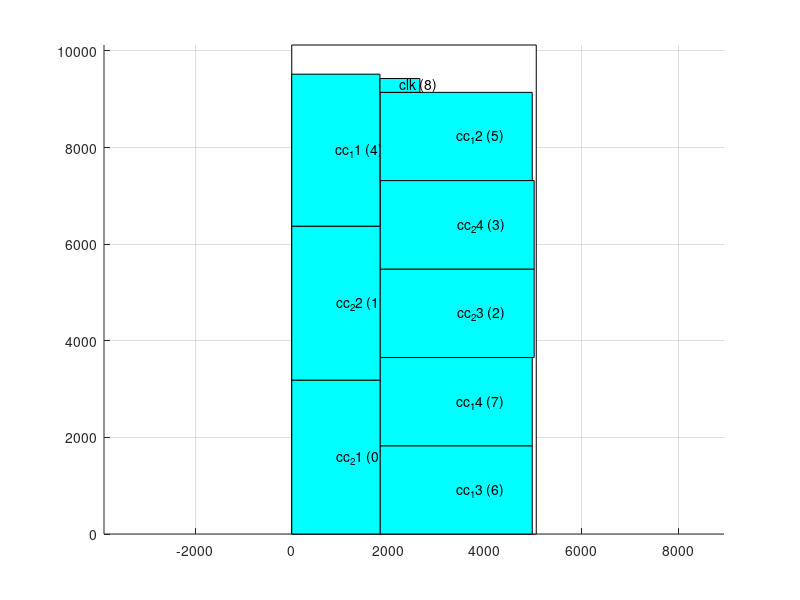

Reproduce this figure in MATLAB.
axis equal;
hold on;
grid on;
cap_x=[ 0 0 5061 5061 0 ];
cap_y=[ 0 10122 10122 0 0 ];
fill(cap_x,cap_y,'w');
block_x=[ 0 1832 1832 0 0 ];
block_y=[ 0 0 3186 3186 0 ];
fill(block_x,block_y,'c');
text(916,1593,'cc_21 (0)');
block_x=[ 0 1832 1832 0 0 ];
block_y=[ 3186 3186 6372 6372 3186 ];
fill(block_x,block_y,'c');
text(916,4779,'cc_22 (1)');
block_x=[ 1832 5018 5018 1832 1832 ];
block_y=[ 3652 3652 5484 5484 3652 ];
fill(block_x,block_y,'c');
text(3425,4568,'cc_23 (2)');
block_x=[ 1832 5018 5018 1832 1832 ];
block_y=[ 5484 5484 7316 7316 5484 ];
fill(block_x,block_y,'c');
text(3425,6400,'cc_24 (3)');
block_x=[ 0 1826 1826 0 0 ];
block_y=[ 6372 6372 9518 9518 6372 ];
fill(block_x,block_y,'c');
text(913,7945,'cc_11 (4)');
block_x=[ 1832 4978 4978 1832 1832 ];
block_y=[ 7316 7316 9142 9142 7316 ];
fill(block_x,block_y,'c');
text(3405,8229,'cc_12 (5)');
block_x=[ 1832 4978 4978 1832 1832 ];
block_y=[ 0 0 1826 1826 0 ];
fill(block_x,block_y,'c');
text(3405,913,'cc_13 (6)');
block_x=[ 1832 4978 4978 1832 1832 ];
block_y=[ 1826 1826 3652 3652 1826 ];
fill(block_x,block_y,'c');
text(3405,2739,'cc_14 (7)');
block_x=[ 1826 2652 2652 1826 1826 ];
block_y=[ 9142 9142 9428 9428 9142 ];
fill(block_x,block_y,'c');
text(2239,9285,'clk (8)');
